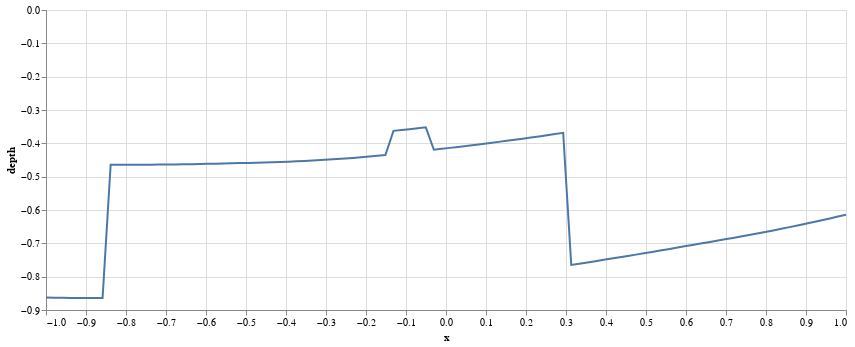

Notebook source saved alongside this figure:
### Markdown cell above
## Santa's snowy scenario
It is Xmas Eve and Santa has to deliver his presents to all the children around the world.
Unfortunately it has been a really cold winter and some houses are completely blanketed by snow.

Santa does have a shovel and could dig down to the chimney of each house to deliver his presents if only he knew where the chimneys were.
Santa does know that the chimney is the highest point in the skyline of each house.

Fortunately Rudolph can help.
He can measure the depth of the snow at any point with his antlers but unfortunately this takes some time and the measurements are noisy.
Furthermore Rudolph demands a boiled sweet (his favourite treat) every time he measures the snow depth and Santa only has so many sweets.

Santa has one night to deliver his presents, how can he find the chimneys in time?

### Skyline
Let's see what a typical house's skyline looks like.
`x` represents the location and `depth` measures the depth below the snowline.

### Code cell
x, depth = bb.random_submerged_skyline(100)
house = pd.DataFrame(dict(x=x, depth=depth))
house_chart = (
    alt.Chart(house)
    .mark_line()
    .encode(x='x', y='depth'))
house_chart.properties(width=800, height=300)

### Figure 1 — Vega-Lite specification as saved in the notebook (floating-point values rounded to 4 significant figures)
{"config": {"view": {"continuousWidth": 400, "continuousHeight": 300}}, "data": {"name": "data-4f56cc75eb4694e42caf40b1a8891109"}, "mark": "line", "encoding": {"x": {"type": "quantitative", "field": "x"}, "y": {"type": "quantitative", "field": "depth"}}, "height": 300, "width": 800, "$schema": "https://vega.github.io/schema/vega-lite/v4.8.1.json", "datasets": {"data-4f56cc75eb4694e42caf40b1a8891109": [{"x": -1.0, "depth": -0.8628}, {"x": -0.9798, "depth": -0.8632}, {"x": -0.9596, "depth": -0.8635}, {"x": -0.9394, "depth": -0.8638}, {"x": -0.9192, "depth": -0.864}, {"x": -0.899, "depth": -0.8642}, {"x": -0.8788, "depth": -0.8643}, {"x": -0.8586, "depth": -0.8643}, {"x": -0.8384, "depth": -0.4644}, {"x": -0.8182, "depth": -0.4644}, {"x": -0.798, "depth": -0.4644}, {"x": -0.7778, "depth": -0.4643}, {"x": -0.7576, "depth": -0.4642}, {"x": -0.7374, "depth": -0.464}, {"x": -0.7172, "depth": -0.4638}, {"x": -0.697, "depth": -0.4636}, {"x": -0.6768, "depth": -0.4633}, {"x": -0.6566, "depth": -0.4629}, {"x": -0.6364, "depth": -0.4625}, {"x": -0.6162, "depth": -0.4621}, {"x": -0.596, "depth": -0.4616}, {"x": -0.5758, "depth": -0.4611}, {"x": -0.5556, "depth": -0.4606}, {"x": -0.5354, "depth": -0.46}, {"x": -0.5152, "depth": -0.4594}, {"x": -0.4949, "depth": -0.4587}, {"x": -0.4747, "depth": -0.4581}, {"x": -0.4545, "depth": -0.4574}, {"x": -0.4343, "depth": -0.4566}, {"x": -0.4141, "depth": -0.4558}, {"x": -0.3939, "depth": -0.4549}, {"x": -0.3737, "depth": -0.4539}, {"x": -0.3535, "depth": -0.4528}, {"x": -0.3333, "depth": -0.4516}, {"x": -0.3131, "depth": -0.4503}, {"x": -0.2929, "depth": -0.4488}, {"x": -0.2727, "depth": -0.4472}, {"x": -0.2525, "depth": -0.4455}, {"x": -0.2323, "depth": -0.4437}, {"x": -0.2121, "depth": -0.4417}, {"x": -0.1919, "depth": -0.4396}, {"x": -0.1717, "depth": -0.4374}, {"x": -0.1515, "depth": -0.435}, {"x": -0.1313, "depth": -0.3626}, {"x": -0.1111, "depth": -0.3601}, {"x": -0.09091, "depth": -0.3575}, {"x": -0.07071, "depth": -0.3548}, {"x": -0.05051, "depth": -0.3521}, {"x": -0.0303, "depth": -0.4193}, {"x": -0.0101, "depth": -0.4165}, {"x": 0.0101, "depth": -0.4136}, {"x": 0.0303, "depth": -0.4107}, {"x": 0.05051, "depth": -0.4078}, {"x": 0.07071, "depth": -0.4048}, {"x": 0.09091, "depth": -0.4018}, {"x": 0.1111, "depth": -0.3987}, {"x": 0.1313, "depth": -0.3956}, {"x": 0.1515, "depth": -0.3924}, {"x": 0.1717, "depth": -0.3892}, {"x": 0.1919, "depth": -0.3859}, {"x": 0.2121, "depth": -0.3826}, {"x": 0.2323, "depth": -0.3792}, {"x": 0.2525, "depth": -0.3756}, {"x": 0.2727, "depth": -0.372}, {"x": 0.2929, "depth": -0.3684}, {"x": 0.3131, "depth": -0.7647}, {"x": 0.3333, "depth": -0.761}, {"x": 0.3535, "depth": -0.7572}, {"x": 0.3737, "depth": -0.7534}, {"x": 0.3939, "depth": -0.7496}, {"x": 0.4141, "depth": -0.7457}, {"x": 0.4343, "depth": -0.7418}, {"x": 0.4545, "depth": -0.7378}, {"x": 0.4747, "depth": -0.7338}, {"x": 0.4949, "depth": -0.7298}, {"x": 0.5152, "depth": -0.7258}, {"x": 0.5354, "depth": -0.7217}, {"x": 0.5556, "depth": -0.7175}, {"x": 0.5758, "depth": -0.7133}, {"x": 0.596, "depth": -0.7091}, {"x": 0.6162, "depth": -0.7049}, {"x": 0.6364, "depth": -0.7007}, {"x": 0.6566, "depth": -0.6965}, {"x": 0.6768, "depth": -0.6923}, {"x": 0.697, "depth": -0.688}, {"x": 0.7172, "depth": -0.6838}, {"x": 0.7374, "depth": -0.6794}, {"x": 0.7576, "depth": -0.675}, {"x": 0.7778, "depth": -0.6705}, {"x": 0.798, "depth": -0.6659}, {"x": 0.8182, "depth": -0.6612}, {"x": 0.8384, "depth": -0.6564}, {"x": 0.8586, "depth": -0.6514}, {"x": 0.8788, "depth": -0.6464}, {"x": 0.899, "depth": -0.6412}, {"x": 0.9192, "depth": -0.636}, {"x": 0.9394, "depth": -0.6306}, {"x": 0.9596, "depth": -0.6252}, {"x": 0.9798, "depth": -0.6198}, {"x": 1.0, "depth": -0.6143}]}}
